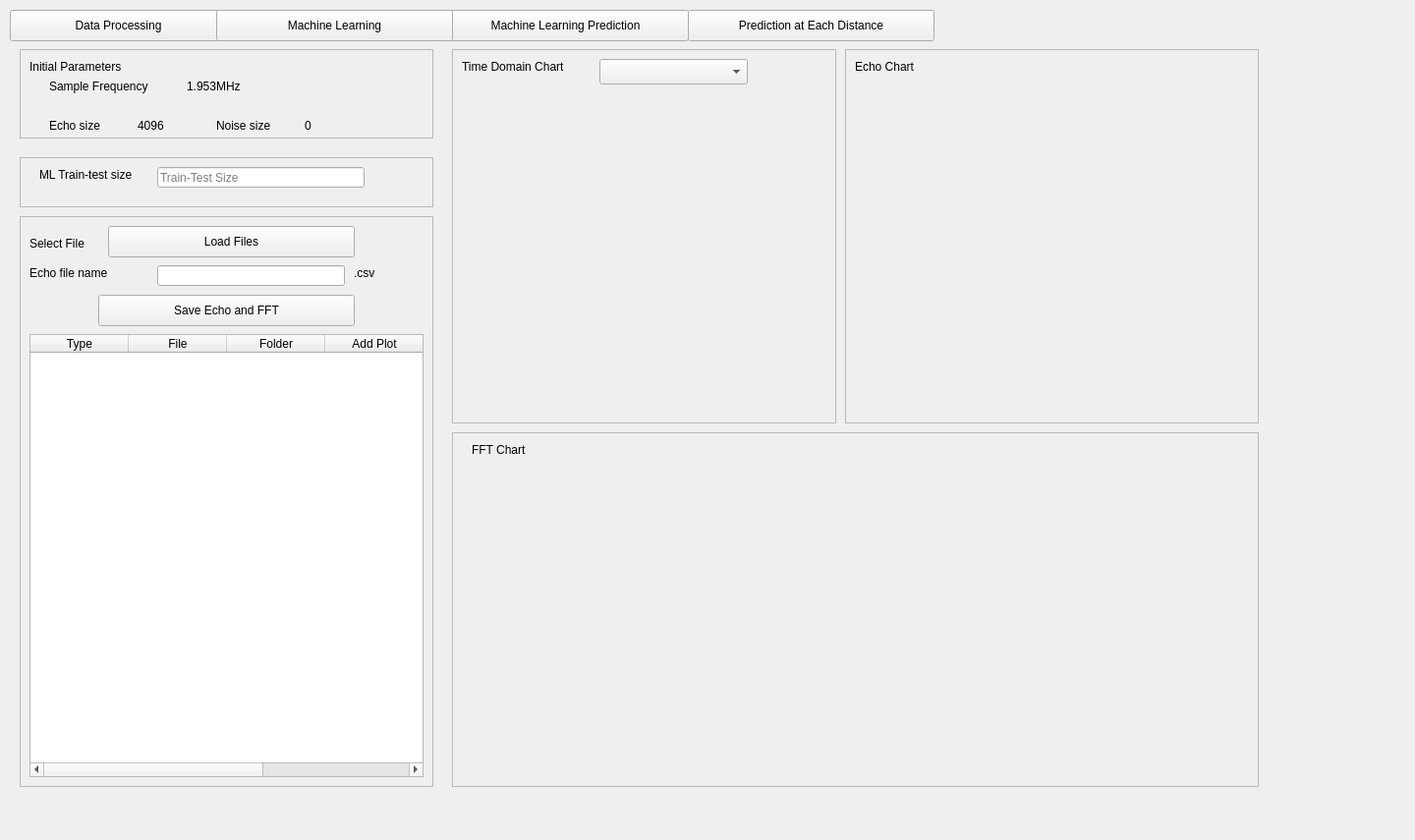
<?xml version="1.0" encoding="UTF-8"?>
<ui version="4.0">
 <class>MainWindow</class>
 <widget class="QWidget" name="MainWindow">
  <property name="geometry">
   <rect>
    <x>0</x>
    <y>0</y>
    <width>1440</width>
    <height>855</height>
   </rect>
  </property>
  <property name="windowTitle">
   <string>MainWindow</string>
  </property>
  <widget class="QFrame" name="parameter_frame">
   <property name="geometry">
    <rect>
     <x>20</x>
     <y>50</y>
     <width>421</width>
     <height>91</height>
    </rect>
   </property>
   <property name="frameShape">
    <enum>QFrame::StyledPanel</enum>
   </property>
   <property name="frameShadow">
    <enum>QFrame::Raised</enum>
   </property>
   <widget class="QLabel" name="label_load_2">
    <property name="geometry">
     <rect>
      <x>10</x>
      <y>10</y>
      <width>131</width>
      <height>16</height>
     </rect>
    </property>
    <property name="text">
     <string>Initial Parameters</string>
    </property>
   </widget>
   <widget class="QLabel" name="label_2">
    <property name="geometry">
     <rect>
      <x>30</x>
      <y>70</y>
      <width>81</width>
      <height>16</height>
     </rect>
    </property>
    <property name="text">
     <string>Echo size</string>
    </property>
   </widget>
   <widget class="QLabel" name="label_3">
    <property name="geometry">
     <rect>
      <x>200</x>
      <y>70</y>
      <width>81</width>
      <height>16</height>
     </rect>
    </property>
    <property name="text">
     <string>Noise size</string>
    </property>
   </widget>
   <widget class="QLabel" name="label_4">
    <property name="geometry">
     <rect>
      <x>30</x>
      <y>30</y>
      <width>121</width>
      <height>16</height>
     </rect>
    </property>
    <property name="text">
     <string>Sample Frequency</string>
    </property>
   </widget>
   <widget class="QLabel" name="echo_size">
    <property name="geometry">
     <rect>
      <x>120</x>
      <y>70</y>
      <width>81</width>
      <height>16</height>
     </rect>
    </property>
    <property name="text">
     <string>4096</string>
    </property>
   </widget>
   <widget class="QLabel" name="noise_size">
    <property name="geometry">
     <rect>
      <x>290</x>
      <y>70</y>
      <width>81</width>
      <height>16</height>
     </rect>
    </property>
    <property name="text">
     <string>0</string>
    </property>
   </widget>
   <widget class="QLabel" name="sample_frequency">
    <property name="geometry">
     <rect>
      <x>170</x>
      <y>30</y>
      <width>121</width>
      <height>16</height>
     </rect>
    </property>
    <property name="text">
     <string>1.953MHz</string>
    </property>
   </widget>
  </widget>
  <widget class="QFrame" name="files_frame">
   <property name="geometry">
    <rect>
     <x>20</x>
     <y>220</y>
     <width>421</width>
     <height>581</height>
    </rect>
   </property>
   <property name="frameShape">
    <enum>QFrame::StyledPanel</enum>
   </property>
   <property name="frameShadow">
    <enum>QFrame::Raised</enum>
   </property>
   <widget class="QLabel" name="label_load">
    <property name="geometry">
     <rect>
      <x>10</x>
      <y>20</y>
      <width>76</width>
      <height>16</height>
     </rect>
    </property>
    <property name="text">
     <string>Select File</string>
    </property>
   </widget>
   <widget class="QPushButton" name="btn_load_file">
    <property name="geometry">
     <rect>
      <x>90</x>
      <y>10</y>
      <width>251</width>
      <height>32</height>
     </rect>
    </property>
    <property name="text">
     <string>Load Files</string>
    </property>
   </widget>
   <widget class="QTableWidget" name="table_widget">
    <property name="geometry">
     <rect>
      <x>10</x>
      <y>120</y>
      <width>401</width>
      <height>451</height>
     </rect>
    </property>
    <property name="minimumSize">
     <size>
      <width>401</width>
      <height>0</height>
     </size>
    </property>
    <property name="maximumSize">
     <size>
      <width>401</width>
      <height>16777215</height>
     </size>
    </property>
    <column>
     <property name="text">
      <string>Type</string>
     </property>
    </column>
    <column>
     <property name="text">
      <string>File</string>
     </property>
    </column>
    <column>
     <property name="text">
      <string>Folder</string>
     </property>
    </column>
    <column>
     <property name="text">
      <string>Add Plot</string>
     </property>
    </column>
    <column>
     <property name="text">
      <string/>
     </property>
    </column>
   </widget>
   <widget class="QPushButton" name="btn_save_echo">
    <property name="geometry">
     <rect>
      <x>80</x>
      <y>80</y>
      <width>261</width>
      <height>32</height>
     </rect>
    </property>
    <property name="text">
     <string>Save Echo and FFT</string>
    </property>
   </widget>
   <widget class="QLineEdit" name="echo_file_name">
    <property name="geometry">
     <rect>
      <x>140</x>
      <y>50</y>
      <width>191</width>
      <height>21</height>
     </rect>
    </property>
   </widget>
   <widget class="QLabel" name="label">
    <property name="geometry">
     <rect>
      <x>10</x>
      <y>50</y>
      <width>91</width>
      <height>16</height>
     </rect>
    </property>
    <property name="text">
     <string>Echo file name</string>
    </property>
   </widget>
   <widget class="QLabel" name="label_9">
    <property name="geometry">
     <rect>
      <x>340</x>
      <y>50</y>
      <width>41</width>
      <height>16</height>
     </rect>
    </property>
    <property name="text">
     <string>.csv</string>
    </property>
   </widget>
  </widget>
  <widget class="QFrame" name="signal_frame">
   <property name="geometry">
    <rect>
     <x>460</x>
     <y>50</y>
     <width>391</width>
     <height>381</height>
    </rect>
   </property>
   <property name="frameShape">
    <enum>QFrame::StyledPanel</enum>
   </property>
   <property name="frameShadow">
    <enum>QFrame::Raised</enum>
   </property>
   <widget class="QLabel" name="label_5">
    <property name="geometry">
     <rect>
      <x>10</x>
      <y>10</y>
      <width>141</width>
      <height>16</height>
     </rect>
    </property>
    <property name="text">
     <string>Time Domain Chart</string>
    </property>
   </widget>
   <widget class="QWidget" name="verticalLayoutWidget">
    <property name="geometry">
     <rect>
      <x>10</x>
      <y>40</y>
      <width>371</width>
      <height>331</height>
     </rect>
    </property>
    <layout class="QVBoxLayout" name="signal_box"/>
   </widget>
   <widget class="QComboBox" name="plot_index">
    <property name="geometry">
     <rect>
      <x>150</x>
      <y>10</y>
      <width>151</width>
      <height>26</height>
     </rect>
    </property>
   </widget>
  </widget>
  <widget class="QFrame" name="fft_frame">
   <property name="geometry">
    <rect>
     <x>460</x>
     <y>440</y>
     <width>821</width>
     <height>361</height>
    </rect>
   </property>
   <property name="frameShape">
    <enum>QFrame::StyledPanel</enum>
   </property>
   <property name="frameShadow">
    <enum>QFrame::Raised</enum>
   </property>
   <widget class="QLabel" name="label_7">
    <property name="geometry">
     <rect>
      <x>20</x>
      <y>10</y>
      <width>141</width>
      <height>16</height>
     </rect>
    </property>
    <property name="text">
     <string>FFT Chart</string>
    </property>
   </widget>
   <widget class="QWidget" name="verticalLayoutWidget_3">
    <property name="geometry">
     <rect>
      <x>10</x>
      <y>30</y>
      <width>801</width>
      <height>321</height>
     </rect>
    </property>
    <layout class="QVBoxLayout" name="fft_box"/>
   </widget>
  </widget>
  <widget class="QFrame" name="signal_frame_2">
   <property name="geometry">
    <rect>
     <x>860</x>
     <y>50</y>
     <width>421</width>
     <height>381</height>
    </rect>
   </property>
   <property name="frameShape">
    <enum>QFrame::StyledPanel</enum>
   </property>
   <property name="frameShadow">
    <enum>QFrame::Raised</enum>
   </property>
   <widget class="QWidget" name="verticalLayoutWidget_2">
    <property name="geometry">
     <rect>
      <x>10</x>
      <y>40</y>
      <width>401</width>
      <height>331</height>
     </rect>
    </property>
    <layout class="QVBoxLayout" name="echo_box"/>
   </widget>
   <widget class="QLabel" name="label_6">
    <property name="geometry">
     <rect>
      <x>10</x>
      <y>10</y>
      <width>141</width>
      <height>16</height>
     </rect>
    </property>
    <property name="text">
     <string>Echo Chart</string>
    </property>
   </widget>
  </widget>
  <widget class="QPushButton" name="btn_data_open">
   <property name="geometry">
    <rect>
     <x>10</x>
     <y>10</y>
     <width>221</width>
     <height>32</height>
    </rect>
   </property>
   <property name="text">
    <string>Data Processing</string>
   </property>
  </widget>
  <widget class="QPushButton" name="btn_ml_prediction_open">
   <property name="geometry">
    <rect>
     <x>450</x>
     <y>10</y>
     <width>251</width>
     <height>32</height>
    </rect>
   </property>
   <property name="text">
    <string>Machine Learning Prediction</string>
   </property>
  </widget>
  <widget class="QPushButton" name="btn_ml_open">
   <property name="geometry">
    <rect>
     <x>220</x>
     <y>10</y>
     <width>241</width>
     <height>32</height>
    </rect>
   </property>
   <property name="text">
    <string>Machine Learning</string>
   </property>
  </widget>
  <widget class="QFrame" name="machine_learning_method">
   <property name="geometry">
    <rect>
     <x>20</x>
     <y>160</y>
     <width>421</width>
     <height>51</height>
    </rect>
   </property>
   <property name="frameShape">
    <enum>QFrame::StyledPanel</enum>
   </property>
   <property name="frameShadow">
    <enum>QFrame::Raised</enum>
   </property>
   <widget class="QLabel" name="label_8">
    <property name="geometry">
     <rect>
      <x>20</x>
      <y>10</y>
      <width>271</width>
      <height>16</height>
     </rect>
    </property>
    <property name="text">
     <string>ML Train-test size</string>
    </property>
   </widget>
   <widget class="QLineEdit" name="txt_train_size">
    <property name="geometry">
     <rect>
      <x>140</x>
      <y>10</y>
      <width>211</width>
      <height>21</height>
     </rect>
    </property>
    <property name="readOnly">
     <bool>false</bool>
    </property>
    <property name="placeholderText">
     <string>Train-Test Size</string>
    </property>
   </widget>
  </widget>
  <widget class="QPushButton" name="btn_prediction_distance_open">
   <property name="geometry">
    <rect>
     <x>700</x>
     <y>10</y>
     <width>251</width>
     <height>32</height>
    </rect>
   </property>
   <property name="text">
    <string>Prediction at Each Distance</string>
   </property>
  </widget>
 </widget>
 <resources/>
 <connections/>
</ui>
